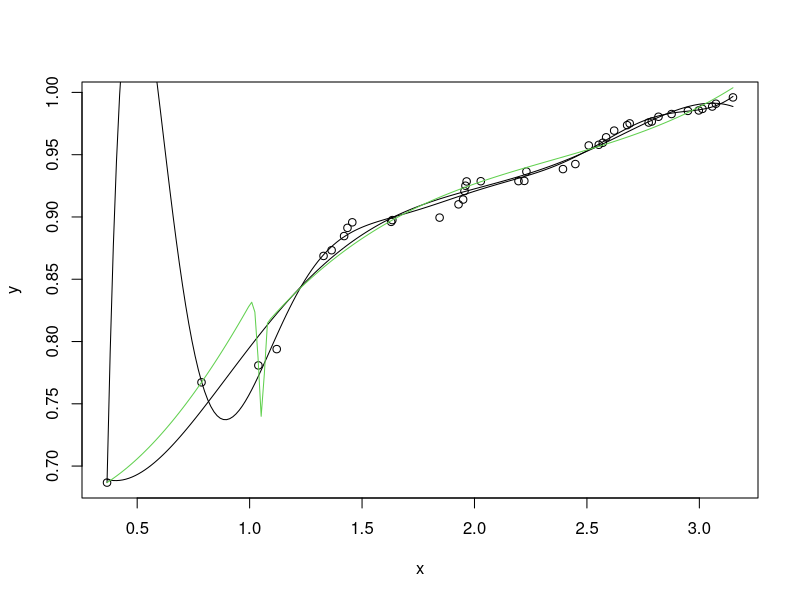

Reproduce this figure in R. (Note: this script raises an error after producing the figure.)
##############  CHAPTER 3 QUESTION #1
## polynomial fits
## create some data:
set.seed(1)
## uniform x from approx .xx to 3.14:
x <- sort(runif(40)*10)^.5
## uniform y from approx .68 to 1
y <-sort(runif(40))^0.1
## create a sequence of 200 equally spaced values from min(x) to max(x)
xx <- seq(min(x),max(x),length=200)
plot(x,y)
b <- lm(y~poly(x,5))
lines(xx,predict(b,data.frame(x=xx)))
b10 <- lm(y~poly(x,10))
lines(xx,predict(b10,data.frame(x=xx)))
## splines fits
sb <- function(x,xk) { abs(x-xk)^3}
q <- 11
xk <- ((1:(q-2)/(q-1))*10)^.05
## lazy person's formula construction ...
form <- paste("sb(x,xk[",1:(q-2),"])",sep="",collapse="+")
form <- paste("y~x+",form)
bform <- lm(formula(form))
lines(xx,predict(bform,data.frame(x=xx)),col=3)
##################################################
## QUESTION #2
## x,y, and xx from previous question
b1 <- lm(form)
plot(x,y)
lines(xx,predict(b1,data.frame(x=xx)),col=4)
X <- model.matrix(b1)  # extract model matrix
beta <- solve(t(X)%*%X,t(X)%*%y,tol=0)
b1$coefficients <- beta # trick for simple prediction
lines(xx,predict(b1,data.frame(x=xx)),col=5)
##  Upping the basis dimension to 11 also makes the normal
##  equations estimates perform very badly
